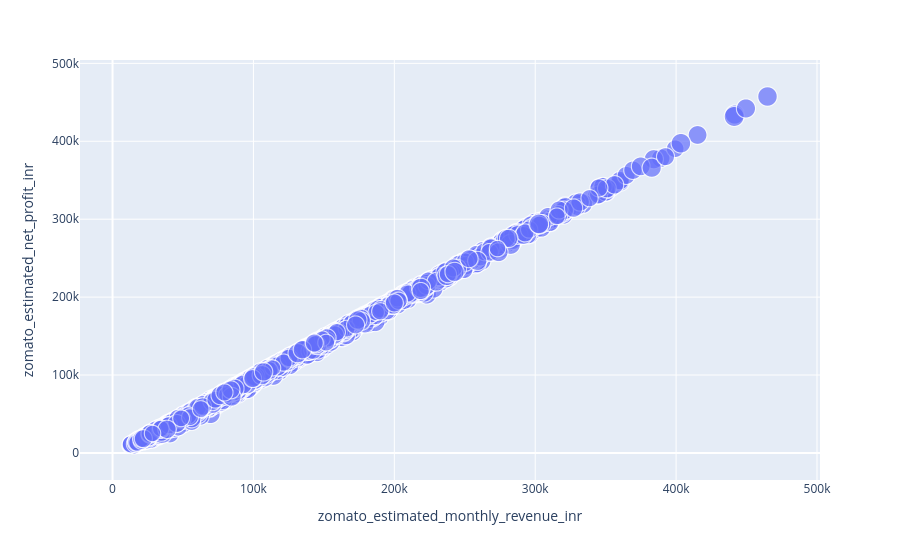

The notebook cell this image was saved under:
### Code cell
fig4=px.scatter(
    df,
    x="zomato_estimated_monthly_revenue_inr",
    y="zomato_estimated_net_profit_inr",
    size="zomato_rating"
)
fig4.show()

### Figure 1 — Plotly figure (JSON) as saved in the notebook; plotly's stock layout.template omitted (floating-point values rounded to 4 significant figures; data arrays with more than 128 entries replaced by an {"elided": "..."} marker saying what was removed)
{"data": [{"hovertemplate": "zomato_estimated_monthly_revenue_inr=%{x}<br>zomato_estimated_net_profit_inr=%{y}<br>zomato_rating=%{marker.size}<extra></extra>", "legendgroup": "", "marker": {"color": "#636efa", "size": {"elided": "2500 float values"}, "sizemode": "area", "sizeref": 0.0125, "symbol": "circle"}, "mode": "markers", "name": "", "showlegend": false, "type": "scattergl", "x": {"elided": "2500 int values"}, "xaxis": "x", "y": {"elided": "2500 int values"}, "yaxis": "y"}], "layout": {"legend": {"itemsizing": "constant", "tracegroupgap": 0}, "margin": {"t": 60}, "xaxis": {"anchor": "y", "domain": [0, 1], "title": {"text": "zomato_estimated_monthly_revenue_inr"}}, "yaxis": {"anchor": "x", "domain": [0, 1], "title": {"text": "zomato_estimated_net_profit_inr"}}}}
